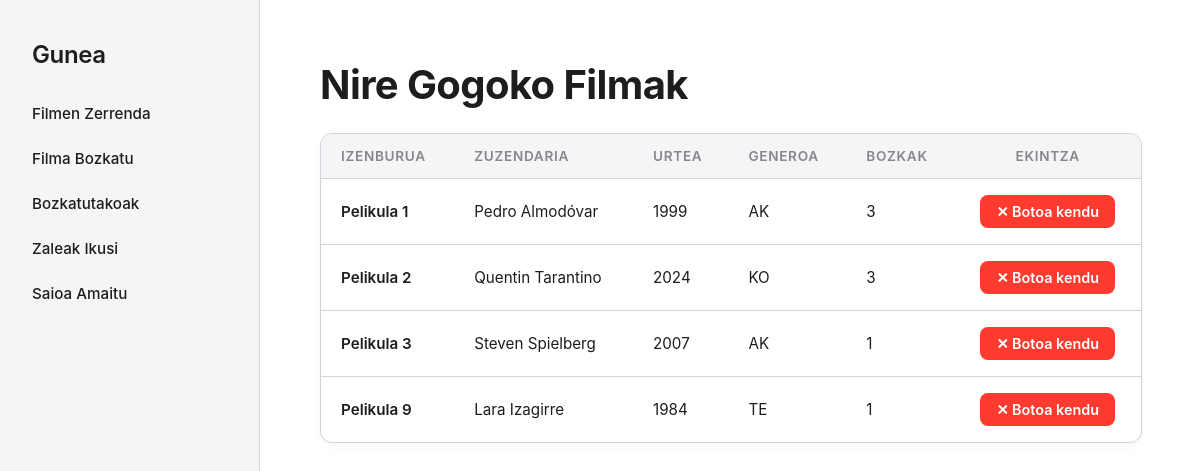
Page /filmak/bozkatutakoak/ (signed in) on the committed database.
### filmak/models.py (models this page shows, shortened)
class Filma(models.Model):
    izenburua = models.CharField(max_length=100)
    zuzendaria = models.CharField(max_length=60)
    urtea = models.IntegerField()
    generoa = models.CharField(max_length=2)
    sinopsia = models.CharField(max_length=500)
    bozkak = models.IntegerField(default=0)

### filmak/views.py (the view)
# urls.py: path("bozkatutakoak/", views.bozkatutako_filmak, name="bozkatutako_filmak"),
@login_required
def bozkatutako_filmak(request):
    if request.method == 'POST':
        pelikula_id = request.POST.getlist('pelikula_id')
        kenduko_dana = get_object_or_404(Filma, id=pelikula_id[0])
        if kenduko_dana.bozkak > 0:
            kenduko_dana.bozkak -= 1
            kenduko_dana.save()
        bozka_perfil = get_object_or_404(Bozkatzailea, erabiltzailea=request.user)
        bozka_perfil.gogoko_filmak.remove(kenduko_dana)
        return redirect('bozkatutako_filmak')
    else:
        try:
            bozkak = request.user.bozkatzailea.gogoko_filmak.all()
        except:
            bozkak = []
        return render(request, 'filmak/bozkatutakoak.html', {'bozkak': bozkak})

### filmak/templates/filmak/bozkatutakoak.html (shortened to what this page needs)
{% extends 'filmak/oinarrizkoa.html' %}
{% block edukiak %}
<h1 class="apple-title">Nire Gogoko Filmak</h1>
<div class="apple-table-container">
    <table class="apple-table">
        <thead>
            <tr>
                <th>Izenburua</th>
                <th>Zuzendaria</th>
                <th>Urtea</th>
                <th>Generoa</th>
                <th>Bozkak</th>
                <th style="text-align: center;">Ekintza</th>
            </tr>
        </thead>
        <tbody>
            {% for filma in bozkak %}
            <tr>
                <td class="fw-bold">{{ filma.izenburua }}</td>
                <td>{{ filma.zuzendaria }}</td>
                <td>{{ filma.urtea }}</td>
                <td>{{ filma.generoa }}</td>
                <td>{{ filma.bozkak }}</td>
                <td style="text-align: center;">
                    <form action="" method="POST" style="margin: 0;">
                        <button type="submit" class="apple-button-destructive">
                            &#10005; Botoa kendu
                        </button>
                    </form>
                </td>
            </tr>
            {% empty %}
            <tr>
                <td colspan="6" class="empty-state">Ez duzu pelikularik bozkatu oraindik.</td>
            </tr>
            {% endfor %}
        </tbody>
    </table>
</div>
{% endblock %}

### filmak/templates/filmak/oinarrizkoa.html (style rules this page uses)
body { font-family: -apple-system, BlinkMacSystemFont, "Segoe UI", Roboto, Helvetica, Arial, sans-serif; background-color: #ffffff; color: #1d1d1f; margin: 0; display: flex; min-height: 100vh; -webkit-font-smoothing: antialiased; }

### filmak/templates/filmak/bozkatutakoak.html (style rules this page uses)
.apple-title { color: #1d1d1f; font-weight: 700; font-size: 2.5rem; margin-top: 0; margin-bottom: 24px; letter-spacing: -0.015em; }
.apple-table-container { border-radius: 12px; border: 1px solid #d2d2d7; overflow: hidden; width: 100%; background-color: #ffffff; box-shadow: 0 4px 10px rgba(0, 0, 0, 0.03); }
.apple-table { border-collapse: collapse; width: 100%; text-align: left; }
.apple-table th { background-color: #f5f5f7; color: #86868b; font-weight: 600; padding: 14px 20px; font-size: 0.85rem; text-transform: uppercase; letter-spacing: 0.05em; border-bottom: 1px solid #d2d2d7; }
.apple-table td { padding: 16px 20px; border-bottom: 1px solid #d2d2d7; color: #1d1d1f; font-size: 0.95rem; vertical-align: middle; }
.apple-table tr:last-child td { border-bottom: none; }
.fw-bold { font-weight: 600; }
.apple-button-destructive { background-color: #ff3b30; color: white; border: none; padding: 8px 16px; border-radius: 8px; cursor: pointer; font-weight: 600; font-size: 0.9rem; font-family: inherit; transition: background-color 0.2s ease, transform 0.1s ease; }

### rows in the picture
Filma: izenburua "Pelikula 1", zuzendaria "Pedro Almodóvar", urtea "1999", generoa "AK", bozkak "3"
Filma: izenburua "Pelikula 2", zuzendaria "Quentin Tarantino", urtea "2024", generoa "KO", bozkak "3"
Filma: izenburua "Pelikula 3", zuzendaria "Steven Spielberg", urtea "2007", generoa "AK", bozkak "1"
Filma: izenburua "Pelikula 9", zuzendaria "Lara Izagirre", urtea "1984", generoa "TE", bozkak "1"
